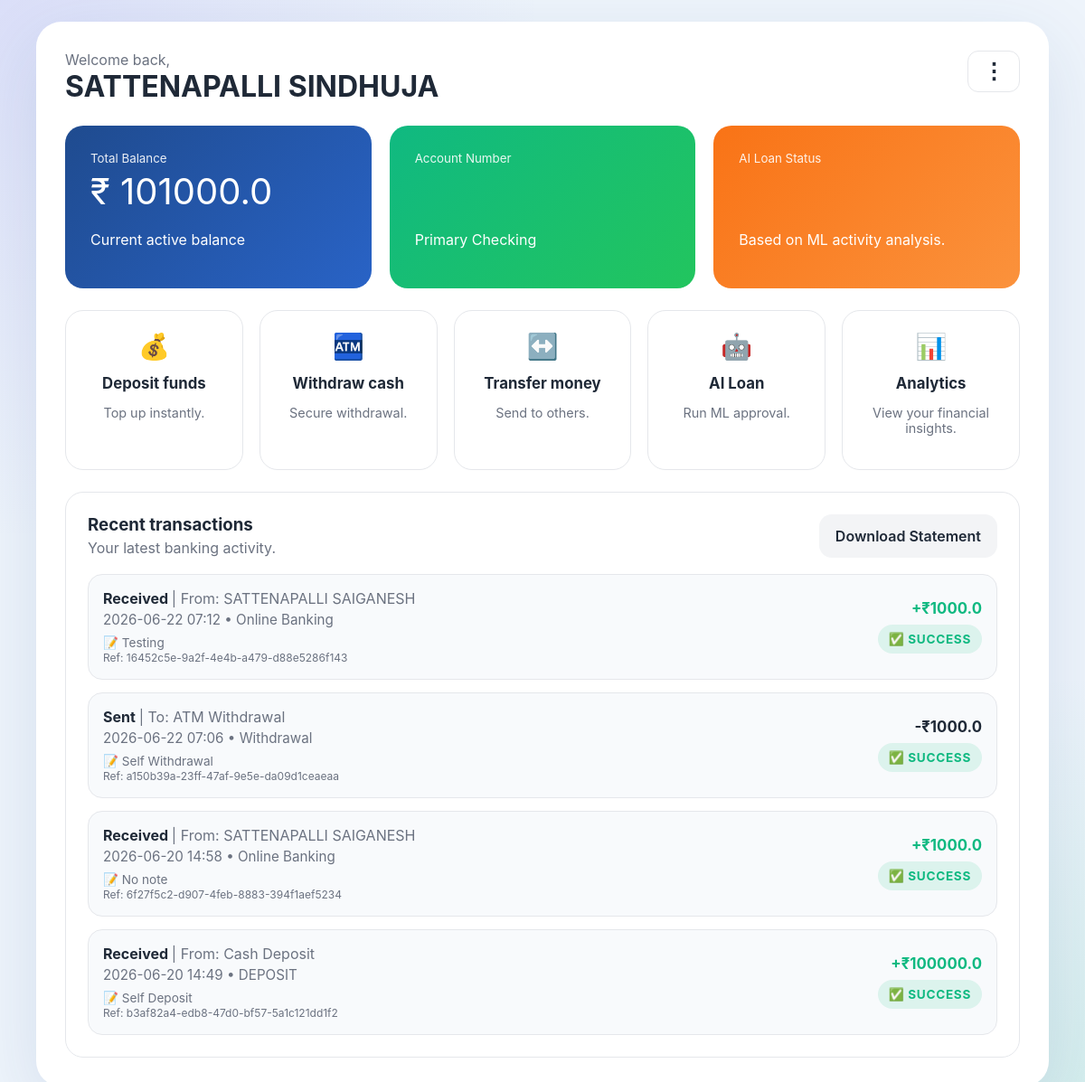
The app's page /dashboard/ (signed in) with its own data.
### tables this page shows
CREATE TABLE users (
            username TEXT NOT NULL,
            userid TEXT PRIMARY KEY,
            password TEXT NOT NULL,
            account_number INTEGER UNIQUE,
            balance REAL DEFAULT 0.0,
            date TIMESTAMP DEFAULT CURRENT_TIMESTAMP,
            cibil_score INTEGER DEFAULT -1
            
        );

CREATE TABLE transactions (
            id INTEGER PRIMARY KEY AUTOINCREMENT,
            transactionid TEXT NOT NULL UNIQUE,
            sender_username TEXT,
            sender_acc INTEGER ,
            receiver_acc INTEGER ,
            receiver_username TEXT,
            amount REAL,
            status TEXT DEFAULT 'failed',
            date TIMESTAMP DEFAULT CURRENT_TIMESTAMP,
            note TEXT DEFAULT 'NULL',
            method TEXT DEFAULT 'online banking'
        );

### main.py (the view)
@dashboard_router.get("/", response_class=HTMLResponse)
def dashboard(request: Request,user_id:str=Depends(get_current_user)):
    try:
        con = sqlite3.connect('bank.db')
        cursor = con.cursor()
        cursor.execute("SELECT username, balance, account_number FROM users WHERE userid = ?", (user_id,))
        user_data = cursor.fetchone()
        username, balance, account_number = user_data
        cursor.execute("SELECT * FROM transactions WHERE sender_acc= ? OR receiver_acc= ? ORDER BY date DESC", (account_number, account_number))
        raw_transactions = cursor.fetchall()
        con.close()
        formatted_transactions = []
        for row in raw_transactions:
            if row[3] == account_number:
                tx_type = "Sent"
                counterparty = f"To: {row[5]}"
                sign = "-"
            else:
                tx_type = "Received"
                counterparty = f"From: {row[2]}"
                sign = "+"
            formatted_transactions.append({
                "transactionid": row[1],
                "type": tx_type,
                "counterparty": counterparty,
                "amount": f"{sign}₹{row[6]}",
                "note": row[9] if row[9] else "No note",
                "status": row[7],
                "date": row[8][:16],
                "method": row[10]
            })
        return templates.TemplateResponse(request,'homepage.html', {
            "user_name": username,
            "total_balance": balance,
            "transactions": formatted_transactions
        })
    except Exception as e:
        return f"Database error: {str(e)}"

### templates/homepage.html (shortened to what this page needs)
<!DOCTYPE html>
<html lang="en">
<head>
</head>
<body>
    <div class="screen">
        <section class="dashboard">
            <div class="topbar">
                <div>
                    <p style="color: var(--muted); margin: 0;">Welcome back,</p>
                    <h2>{{ user_name }}</h2>
                </div>
                <div class="dropdown">
                    <button class="dropbtn" onclick="toggleMenu()">⋮</button>
                </div>
            </div>
            <div class="account-summary">
                <div class="summary-card">
                    <small>Total Balance</small>
                    <p class="value">₹ {{ total_balance }}</p>
                    <p>Current active balance</p>
                </div>
                <div class="summary-card" style="background: linear-gradient(135deg, #10b981 0%, #22c55e 100%);">
                    <small>Account Number</small>
                    <p>Primary Checking</p>
                </div>
                <div class="summary-card" style="background: linear-gradient(135deg, #f97316 0%, #fb923c 100%);">
                    <small>AI Loan Status</small>
                    <p>Based on ML activity analysis.</p>
                </div>
            </div>
            <div class="action-grid">
                <a href="/dashboard/deposit" class="action-card">
                    <span>💰</span>
                    <h4>Deposit funds</h4>
                    <p style="color: var(--muted); font-size: 0.9rem;">Top up instantly.</p>
                </a>
                <a href="/dashboard/withdraw-money-form" class="action-card">
                    <span>🏧</span>
                    <h4>Withdraw cash</h4>
                    <p style="color: var(--muted); font-size: 0.9rem;">Secure withdrawal.</p>
                </a>
                <a href="/dashboard/transfer-money-form" class="action-card">
                    <span>↔️</span>
                    <h4>Transfer money</h4>
                    <p style="color: var(--muted); font-size: 0.9rem;">Send to others.</p>
                </a>
                <a href="/dashboard/apply-loan" class="action-card">
                    <span>🤖</span>
                    <h4>AI Loan</h4>
                    <p style="color: var(--muted); font-size: 0.9rem;">Run ML approval.</p>
                </a>
                <a href="/dashboard/analytics" class="action-card">
                    <span>📊</span>
                    <h4>Analytics</h4>
                    <p style="color: var(--muted); font-size: 0.9rem;">View your financial insights.</p>
                </a>
            </div>
            <section class="history-section">
                <div class="history-header">
                    <div class="history-appear">
                        <h3 style="margin: 0;">Recent transactions</h3>
                        <p style="color: var(--muted); margin: 4px 0 0;">Your latest banking activity.</p>
                    </div>
                    <div class="download-history">
                        <a href="/dashboard/download-satatement-form" class="btn btn-secondary">Download Statement</a>
                    </div>
                </div>
                <div class="transaction-list">
                    {% for tx in transactions %}
                    <div class="transaction-item">
                        <div class="transaction-meta">
                            <div class="transaction-type">
                                {{ tx.type }} <span style="font-weight: normal; color: var(--muted);">| {{ tx.counterparty }}</span>
                            </div>
                            <div class="transaction-date">
                                {{ tx.date }} &bull; {{ tx.method }}
                            </div>
                            <div style="color: var(--muted); font-size: 0.85rem; margin-top: 4px;">
                                📝 {{ tx.note }} <br>
                                <span style="font-size: 0.75rem;">Ref: {{ tx.transactionid }}</span>
                            </div>
                        </div>
                        <div style="text-align: right;">
                            <div class="transaction-amount {% if tx.type == 'Received' %}text-green{% else %}text-dark{% endif %}">
                                {{ tx.amount }}
                            </div>
                            <div class="status-pill {% if tx.status == 'Failed' %}status-fail{% else %}status-success{% endif %}" style="margin-top: 8px;">
                                {{ tx.status }}
                            </div>
                        </div>
                    </div> {% else %}
                    <p style="color: var(--muted); text-align: center; padding: 20px;">No transactions found.</p>
                    {% endfor %}
                </div>
            </section>
        </section>
    </div>
</body>
</html>

### templates/homepage.html (style rules this page uses)
:root { --bg: #eef4fb; --surface: #ffffff; --primary: #1f4b8f; --secondary: #5134a0; --accent: #fb8b24; --text: #1f2937; --muted: #6b7280; --success: #10b981; --danger: #ef4444; --radius: 20px; --shadow: 0 24px 80px rgba(31, 75, 143, 0.12); }
* { box-sizing: border-box; }
body { margin: 0; font-family: Inter, system-ui, -apple-system, BlinkMacSystemFont, sans-serif; background: radial-gradient(circle at top left, rgba(79,70,229,0.12), transparent 35%), radial-gradient(circle at bottom right, rgba(16,185,129,0.12), transparent 28%), var(--bg); color: var(--text); min-height: 100vh; display: flex; justify-content: center; align-items: center; padding: 24px; }
.screen { width: 100%; max-width: 1120px; background: var(--surface); border-radius: calc(var(--radius) + 8px); box-shadow: var(--shadow); overflow: hidden; min-height: 640px; }
.dashboard { padding: 32px; display: grid; gap: 24px; }
.topbar { display: flex; justify-content: space-between; align-items: flex-start; gap: 24px; flex-wrap: wrap; }
.topbar h2 { margin: 0; font-size: 2rem; }
.btn { text-decoration: none; display: inline-block; cursor: pointer; border: none; border-radius: 14px; padding: 14px 18px; font-size: 1rem; font-weight: 600; transition: transform 0.2s ease, background-color 0.2s ease; }
.btn-secondary { background: #f3f4f6; color: var(--text); }
.account-summary { display: grid; grid-template-columns: repeat(3, minmax(0, 1fr)); gap: 20px; }
.summary-card { background: linear-gradient(135deg, #1f4b8f 0%, #2963c6 100%); color: white; padding: 28px; border-radius: var(--radius); min-height: 180px; display: flex; flex-direction: column; justify-content: space-between; }
.summary-card small { opacity: 0.9; }
.summary-card .value { font-size: 2.5rem; margin: 0; }
.action-grid { display: grid; grid-template-columns: repeat(auto-fit, minmax(170px, 1fr)); gap: 18px; }
.action-card { background: var(--surface); border: 1px solid #e5e7eb; border-radius: var(--radius); padding: 22px; text-align: center; text-decoration: none; color: inherit; cursor: pointer; transition: transform 0.2s ease, border-color 0.2s ease; display: block; }
.action-card span { display: inline-block; margin-bottom: 14px; font-size: 1.75rem; }
.action-card h4 { margin: 0; font-size: 1.05rem; }
.history-section { background: var(--surface); border: 1px solid #e5e7eb; border-radius: var(--radius); padding: 24px; }
.history-header { display: flex; justify-content: space-between; align-items: center; gap: 16px; margin-bottom: 18px; }
.transaction-list { display: flex; flex-direction: column; gap: 14px; width: 100%; }
.transaction-item { display: flex; justify-content: space-between; align-items: center; gap: 12px; padding: 16px; border-radius: 16px; background: #f8fafc; border: 1px solid #e5e7eb; }
.transaction-meta { display: grid; gap: 4px; }
.transaction-type { font-weight: 700; }
.transaction-amount { font-size: 1.05rem; font-weight: bold; }
.transaction-date { color: var(--muted); font-size: 0.95rem; }
.status-pill { padding: 8px 12px; border-radius: 999px; font-size: 0.85rem; font-weight: 700; text-transform: uppercase; letter-spacing: 0.05em; display: inline-block; }
.status-success { background: rgba(16,185,129,0.12); color: var(--success); }
.text-green { color: var(--success) !important; }
.text-dark { color: var(--text) !important; }
.dropdown { position: relative; display: inline-block; }
.dropbtn { background-color: white; color: var(--text); font-size: 24px; font-weight: bold; border: 1px solid #e5e7eb; cursor: pointer; padding: 8px 16px; border-radius: 12px; transition: all 0.2s ease; display: flex; align-items: center; justify-content: center; }

### records on screen
users: username "SATTENAPALLI SINDHUJA", balance "101000.0"
transactions: type "Received", counterparty "From: SATTENAPALLI SAIGANESH", date "2026-06-22 07:12", method "Online Banking", note "Testing", transactionid "16452c5e-9a2f-4e4b-a479-d88e5286f143", amount "+₹1000.0", status "✅ SUCCESS"
transactions: type "Sent", counterparty "To: ATM Withdrawal", date "2026-06-22 07:06", method "Withdrawal", note "Self Withdrawal", transactionid "a150b39a-23ff-47af-9e5e-da09d1ceaeaa", amount "-₹1000.0", status "✅ SUCCESS"
transactions: type "Received", counterparty "From: SATTENAPALLI SAIGANESH", date "2026-06-20 14:58", method "Online Banking", note "No note", transactionid "6f27f5c2-d907-4feb-8883-394f1aef5234", amount "+₹1000.0", status "✅ SUCCESS"
transactions: type "Received", counterparty "From: Cash Deposit", date "2026-06-20 14:49", method "DEPOSIT", note "Self Deposit", transactionid "b3af82a4-edb8-47d0-bf57-5a1c121dd1f2", amount "+₹100000.0", status "✅ SUCCESS"
